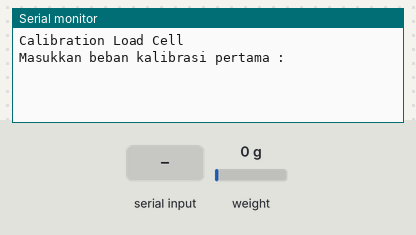
This sketch was run on a simulated Arduino Uno, built with avr-gcc and run on an emulated ATmega328P. On the bench: the last lines printed to the serial monitor. Inputs (shaded band) come from the test bench; at power-on: weight on the scale 0 g. EEPROM starts erased.

Above: at 1.2 s.
1.3 s: "90,45\n" received over Serial
At 4.2 s:
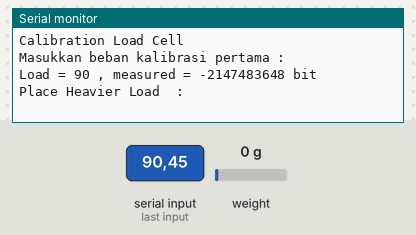
7.3 s: weight on the scale set to 100 g
At 9.5 s:
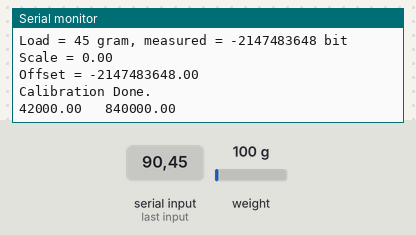
10.3 s: weight on the scale set to 1250 g
At 13.1 s:
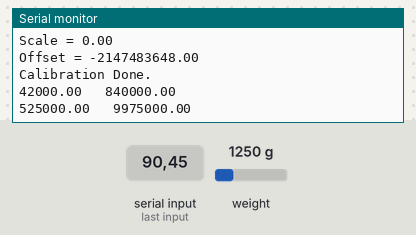

The sketch:

bendingmomen.ino
```cpp
#include "HX711.h"
#include <EEPROM.h>

#define CalibrationM 0
#define CalibrationC 4

//pin analog A0 u/DT dan A1 u/SCK
HX711 scale(A0, A1); // (DT, SCK)

uint16_t Calibration1Tera;
uint16_t Calibration2Tera;
long CalibrationDeformation1;
long CalibrationDeformation2;
float i = 0.0;

long lastMillis;

void setup() {
  Serial.begin(9600);
  Serial.println("Calibration Load Cell");
  Serial.println();
  Serial.println("Masukkan beban kalibrasi pertama :");

  float m,c;
  EEPROM.get(CalibrationM, m);
  EEPROM.get(CalibrationC, c);
  scale.power_up();
  scale.set_scale(m);
  scale.set_offset(c);
  scale.power_down();

  lastMillis = millis();
}

void loop() {
  if(Serial.available())
  {
      scale.power_up();
      delay(1000);
      Calibration1Tera = Serial.parseInt();
      CalibrationDeformation1 = scale.read_average(10);
      Serial.println("Load = " + String(Calibration1Tera) + " , measured = " + String(CalibrationDeformation1) + " bit");
      Serial.println("Place Heavier Load  :");
      scale.power_down();
      delay(500);
      scale.power_up();
      delay(1000);
      Calibration2Tera = Serial.parseInt();
      CalibrationDeformation2 = scale.read_average(10);
      Serial.println("Load = " + String(Calibration2Tera) + " gram, measured = " + String(CalibrationDeformation2) + " bit");

      float m = 1.0 * (CalibrationDeformation2 - CalibrationDeformation1) / ( Calibration2Tera - Calibration1Tera);
      float c = CalibrationDeformation2 - (1.0 * m * Calibration2Tera); //offset

      scale.set_scale(m);
      scale.set_offset(c);
      EEPROM.put(CalibrationM, m);
      EEPROM.put(CalibrationC, c);

      Serial.print("Scale = ");
      Serial.println(m);
      Serial.print("Offset = ");
      Serial.println(c);

      scale.power_down();
      Serial.println("Calibration Done.");

    while (i < 21.0){
      scale.power_up();
      delay(2000);
      float deformasi = scale.get_units(10);
      float shear = (deformasi * (20 - i)); //rumus momen
      scale.power_down();
      //Serial.println("Deformasi : ");
      Serial.print(deformasi);
      Serial.print(" ");
      Serial.print("\t");
      //Serial.println("Bending Moment : ");
      Serial.println(shear);
      i = i+1;
    }
  }
}
```

Measured:
- after the input at 1.3 s, the serial monitor: prints a new line after 2.0 s (image 1)
- after the input at 7.3 s, the serial monitor: prints a new line after 1.5 s (image 2)
- after the input at 10.3 s, the serial monitor: prints a new line after 1.5 s (image 3)
